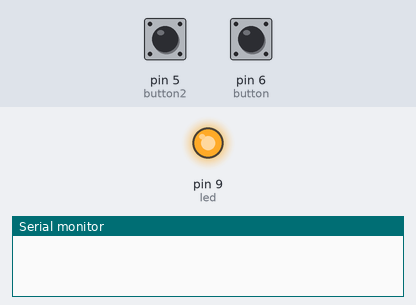
This sketch was run on a simulated Arduino Uno, built with avr-gcc and run on an emulated ATmega328P. On the bench: output pins drawn as LEDs (lit = HIGH), the last lines printed to the serial monitor. The inputs (shaded band) are chosen by the test bench; at power-on: pin 5 (button2) LOW, pin 6 (button) LOW.

Above: at 1.2 s.
1.3 s: pin 5 (button2) pulled HIGH for 1 s
At 3.1 s:
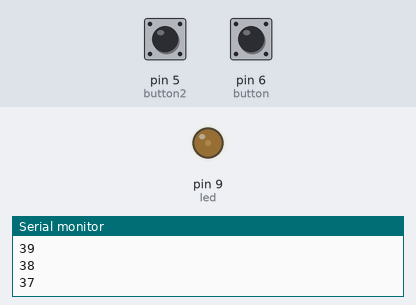
3.8 s: pin 5 (button2) pulled HIGH for 0.15 s
At 4.6 s:
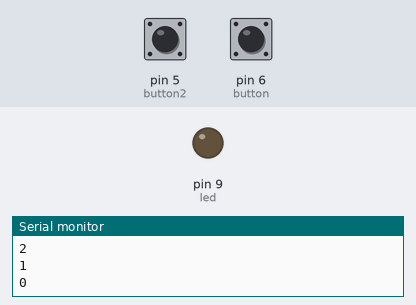
5.4 s: pin 6 (button) pulled HIGH for 0.15 s
At 6.2 s:
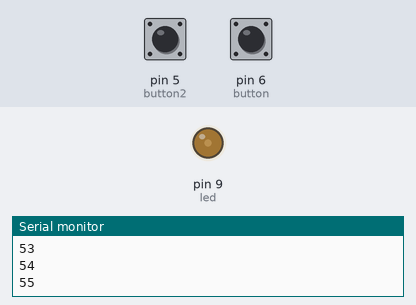
7.0 s: pin 6 (button) pulled HIGH for 1 s
At 8.3 s:
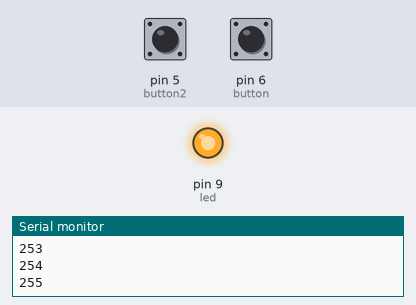
9.5 s: pin 5 (button2) pulled HIGH for 3.2 s
At 11.0 s:
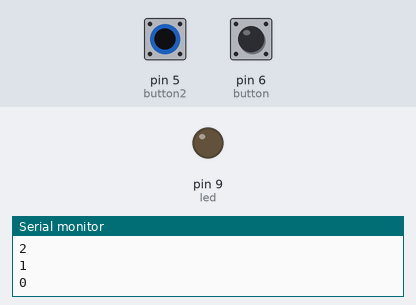
Timing chart, 0 to 12.5 s (numbered marks = the images above; inputs shaded):
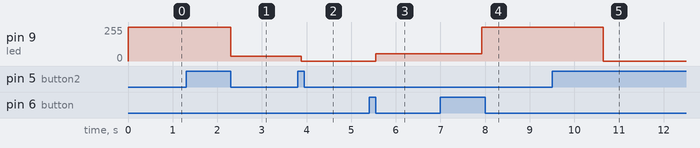

The sketch:

PWM_LED_Control_using_Buttons.ino
```cpp
/* By Azizi Bin Mohamad Tambi(1919661)*/

const int led = 9;
const int button = 6;
const int button2 = 5;
const int maxBrightness = 255;

int brightness = maxBrightness;
int i = 1;

void setup()
{
  Serial.begin(9600);
  pinMode(led, OUTPUT);
  pinMode(button, INPUT);
  pinMode(button2, INPUT);
}

void loop()
{
  buttonControl();
  analogWrite(led, map(brightness, 0, maxBrightness, 0, 255));
}

void buttonControl()
{
  if(digitalRead(button) == HIGH && brightness < maxBrightness)
  {
   	brightness = brightness + i;
    Serial.println(brightness);
  }
  if(digitalRead(button2) == HIGH && brightness > 0)
  {
    brightness = brightness - i;
    Serial.println(brightness);
  }
}
```

Measured:
- after the input at 1.3 s, pin 9 (led): 255/255 → 37/255 after 1.0 s
- after the input at 3.8 s, pin 9 (led): 37/255 → 0/255 after 0.08 s
- after the input at 5.4 s, pin 9 (led): 0/255 → 55/255 after 0.15 s
- after the input at 7.0 s, pin 9 (led): 55/255 → 255/255 after 0.93 s
- after the input at 9.5 s, pin 9 (led): 255/255 → 0/255 after 1.1 s
